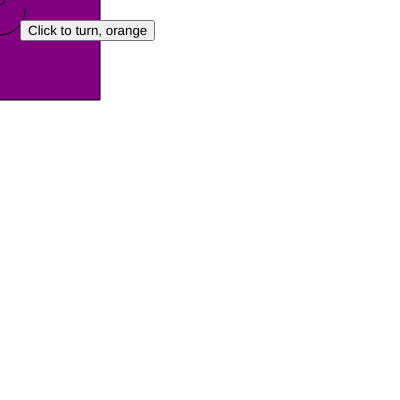
Frame 1 (no input)
Frame 60 (no input): identical to frame 1, image omitted
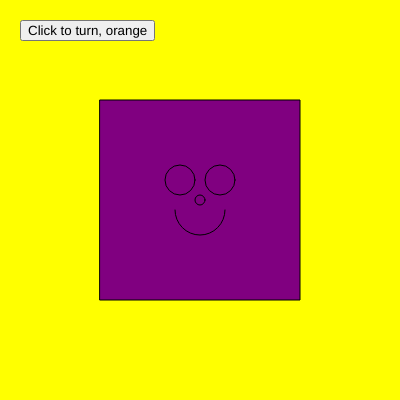
Frame 120 (the mouse pressed at the canvas centre since frame 60)

The p5.js sketch that drew these frames (run headless with seeded random() and noise() and a simulated clock; from frame 60 on, the mouse is pressed at the canvas centre):

// p5.js sketch
// ── sketch.js
var pointX=0;
var pointY=0;

var faceColor = "purple";

var faceButton;

function setup() {
  // put setup code here

  createCanvas(400,400);
  pointX=width/2;
  pointY=height/2;
  console.log("pointX " + pointX + " pointY " + pointY);

  faceButton = createButton("Click to turn, orange");
  faceButton.position(20,20);
  faceButton.mousePressed(function(){
    //your action goes in here
    //the button mousepressed function is tied to the general mouspepressed function
    faceColor = "orange";


  });
}


function draw() {
  // put drawing code here
    background(255);


    // I want to change the background, split screen vertically

    if(mouseX < width/2){
      console.log("left hand side");
      background(255);
    }
    if(mouseX > width/2){
      console.log("right hand side");
      background("green");
    }

    if(mouseX == width/2){
      console.log("center");
      background("yellow");
    }

    pointX=mouseX;
    pointY=mouseY;

    //console.log("pointX " + pointX + " pointY " + pointY);
    fill(faceColor);
    rect(pointX-100,pointY-100,200,200);

    ellipse(pointX,pointY,10,10); //nose

    ellipse(pointX+20,pointY-20,30,30);//right eye
    ellipse(pointX - 20, pointY - 20, 30,30)//left eye
    arc(pointX,pointY+10,50,50,0,PI);


} //end of draw


function mousePressed(){
  //faceColor = "red";
}

function mouseReleased(){
  //faceColor = "purple";
}

function keyPressed(){
  faceColor = "blue";
  console.log("key " + key);
  console.log("keyCode " + keyCode);

  // if statement is true, then execute code inside {}
  // == if oneside equals the other
  // if you press b, then key becomes "b" == "b" which is trues
  // key returns a character
  if(key == "b"){
      faceColor = "blue";
  }
  // if you press r, then keyCode becomes 82, 82 == 82 which is true
  // keycode returns a number
  if(keyCode == 82){
    faceColor = "red";
  }

}
